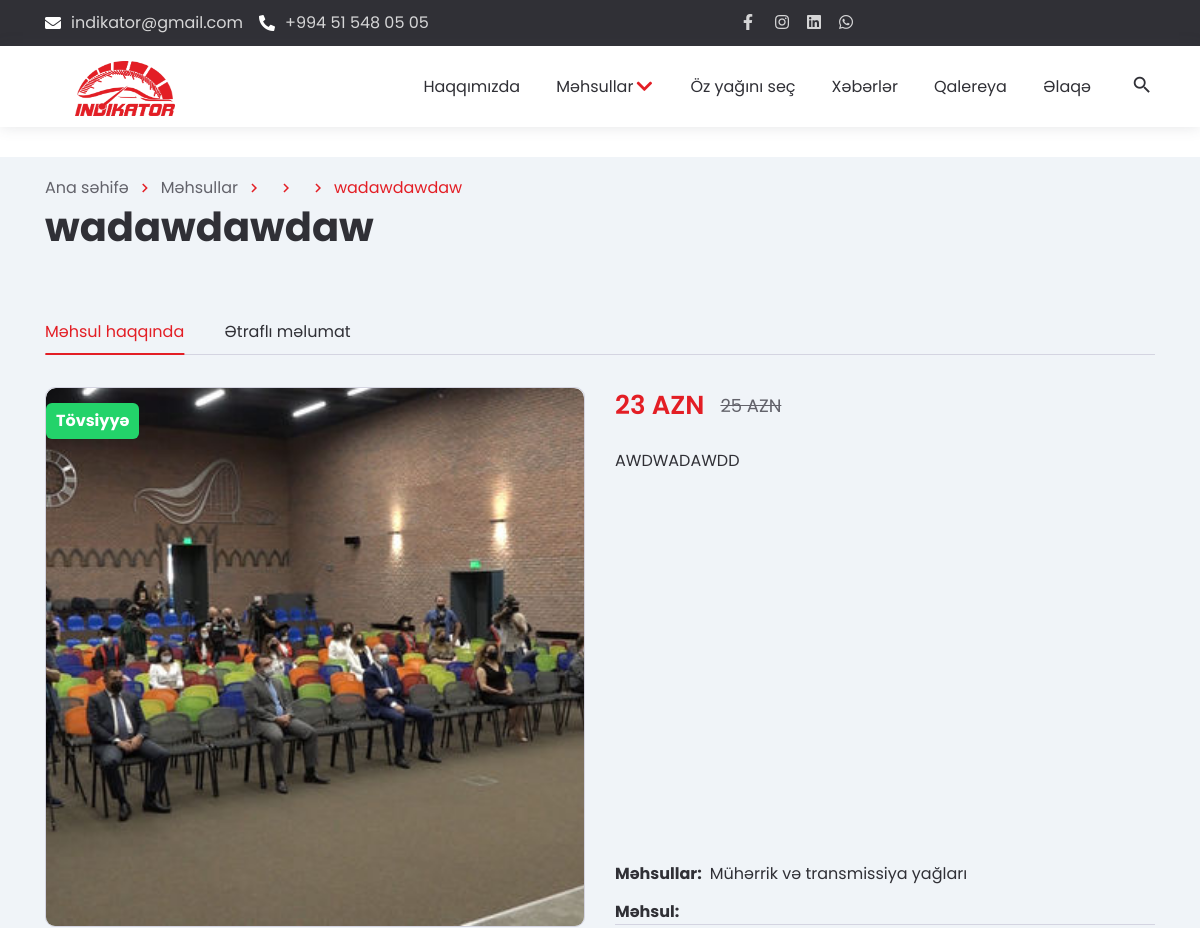
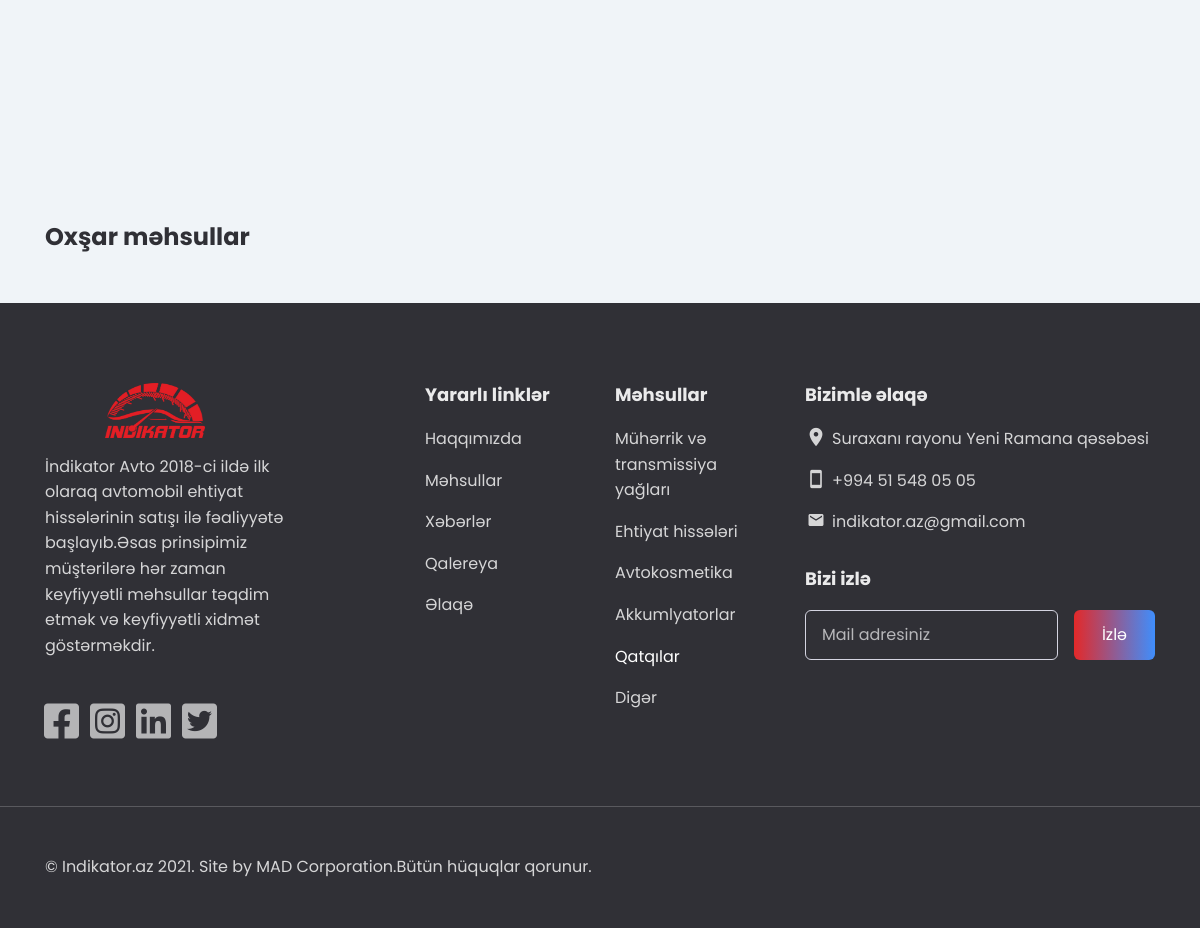
The app's page /products_ext/1 with its own data (2 pictures, top to bottom).
### models.py (models this page shows)
class Products(db.Model):
    id=db.Column(db.Integer,primary_key=True)
    product_sale=db.Column(db.String(50))
    product_sale_name=db.Column(db.String(20))
    category_id=db.Column(db.Integer,db.ForeignKey('categories.id'))
    product_img=db.Column(db.String(50))
    product_name=db.Column(db.String(50))
    product_price=db.Column(db.String(50))
    product_simple_description=db.Column(db.Text)
    product_details_description=db.Column(db.Text)
    product_old_price=db.Column(db.String(50))

class Categories(db.Model):
    id=db.Column(db.Integer,primary_key=True)
    categories_name=db.Column(db.String(100))
    products=db.relationship('Products', backref='categories', lazy=True)

### controllers/app/main.py (the view)
@app.route('/products_ext/<id>',methods=['GET','POST'] )
def products_ext_index(id):
    from models import Products
    product=Products.query.get(id)
    return render_template('app/products_ext.html',product=product,Categories=Categories,Products=Products)

### controllers/app/main.py (called while the page is built)
@app.context_processor
def inject_user():
    return dict(categories=Categories.query.all())

### templates/app/products_ext.html (shortened to what this page needs)
{% extends "app/base.html" %}
{% block content %}
            <nav class="bread-crumbs">
                <div class="container">
                    <div class="row">
                        <div class="col-12">
                            <ul class="bread-crumbs-list">
                                <li>
                                    <a href="/">Ana səhifə</a>
                                    <i class="material-icons md-18">chevron_right</i>
                                </li>
                                <li>
                                    <a href="/products">Məhsullar</a>
                                    <i class="material-icons md-18">chevron_right</i>
                                </li>
                                <li>
                                    <i class="material-icons md-18">chevron_right</i>
                                </li>
                                <li>
                                    <i class="material-icons md-18">chevron_right</i>
                                </li>
                                <li><a href="/products">{{product.product_name}}</a></li>
                            </ul>
                        </div>
                    </div>
                    <div class="row">
                        <div class="col-12">
                            <div class="section-heading card-page-heading2">
                                <h1>{{product.product_name}}</h1>
                            </div>
                            <div class="tabs">
                                <ul class="tabs-nav">
                                    <li class="active">Məhsul haqqında</li>
                                    <li class="">Ətraflı məlumat</li>
                                </ul>
                                <div class="tabs-container">
                                    <div class="tabs-item active">
                                        <div class="row">
                                            <div class="col-md-6">
                                                <div class="product-carusel">
                                                    <div class="img-style product-carusel-main flickity-enabled is-draggable"
                                                        tabindex="0">
                                                        <div class="card-badges">
                                                            <div class="{{product.product_sale}}">{{product.product_sale_name}}</div>
                                                        </div>
                                                        <div class="flickity-viewport"
                                                            style="height: 538px; touch-action: pan-y;">
                                                            <div class="flickity-slider"
                                                                style="left: 0px; transform: translateX(0%);">
                                                                <div class="card-image pcm-item is-selected"
                                                                    style="position: absolute; left: 0%;">
                                                                    <img src="/static/uploads/{{product.product_img}}"
                                                                        alt="">
                                                                </div>
                                                            </div>
                                                        </div>
                                                    </div>
                                                    <div class="product-carusel-thumb flickity-enabled is-draggable"
                                                        tabindex="0">
                                                        <div class="flickity-viewport"
                                                            style="height: 126px; touch-action: pan-y;">
                                                        </div>
                                                    </div>
                                                </div>
                                            </div>
                                            <div class="col-md-6">
                                                <div class="product-info">
                                                    <div class="product-info-main">
                                                        <div class="card-prices card-page-prices cp-item">
                                                            <div class="card-price">{{product.product_price}}</div>
                                                            <div class="card-old-price">{{product.product_old_price}}</div>
                                                        </div>
                                                        <div class="card-section-desc cp-item">
                                                            <p>{{product.product_simple_description}}</p>
                                                        </div>
                                                    </div>
                                                    <div class="card-page-actions">
                                                        <ul class="list-style-none card-page-meta">
                                                            <li>
                                                                <b>Məhsullar:</b>
                                                                <div><a href="/category/{{Categories.query.filter_by(id=product.category_id).first().categories_name}}">{{Categories.query.filter_by(id=product.category_id).first().categories_name}}</a>
                                                                </div>
                                                            </li>
                                                            <li>
                                                                <b>Məhsul:</b>
                                                            </li>
                                                        </ul>
                                                    </div>
                                                </div>
                                            </div>
                                        </div>
                                    </div>
                                </div>
                            </div>
                        </div>
                    </div>
                    <div class="row gutters-20 related-products-row">
						<div class="col-12">
							<h4>Oxşar məhsullar</h4>
						</div>
						</div>
					</div>
                </div>
        {% endblock %}

### static/app/css/ecommerce.css (style rules this page uses)
.card-image { position: relative; display: block; width: 100%; background-color: var(--primary-bg-color); border-top-left-radius: 0.625rem; border-top-right-radius: 0.625rem; text-decoration: none; color: var(--text-secondary); overflow: hidden; }
.card-image img { position: absolute; left: 0; top: 0; display: block; width: 100%; height: 100%; -o-object-fit: cover; object-fit: cover; }
.card-image::after { content: ""; padding-top: 100%; float: left; }
.card-badges { position: absolute; left: 1rem; top: 1rem; display: flex; flex-wrap: wrap; z-index: 1; margin-left: -0.5rem; }
.card-badge { height: 2.25rem; line-height: 2.25rem; font-weight: bold; padding: 0 0.625rem; border-radius: var(--el-border-radius-min); margin-bottom: 0.5rem; margin-left: 0.5rem; }
.card-badge:last-child { margin-bottom: 0; }
.card-badge-new { color: var(--primary-color); background-color: var(--alert-success); }
.card-prices { display: flex; align-items: center; justify-content: center; font-family: var(--heading-font-family), sans-serif; line-height: 1.4; }
.card-price { font-weight: 600; font-size: 1.125rem; color: var(--main-color); }
.card-old-price { margin-right: 0.5rem; color: var(--text-secondary); text-decoration: line-through; }
.product-carusel { margin-bottom: 3rem; }
.cp-item { margin-bottom: 1.5rem; }
.cp-item p { margin-bottom: 0; }
.product-info { display: flex; flex-direction: column; justify-content: space-between; margin-bottom: 3rem; min-height: 538px; }
.card-page-heading2 { margin-bottom: 0.5rem; }
.card-page-prices { justify-content: flex-start; margin-bottom: 1.5rem; }
.card-page-prices .card-price { font-size: 1.625rem; }
.card-page-prices .card-old-price { margin-left: 1rem; font-size: 1.125rem; }
.card-page-actions { border-bottom: 1px solid var(--border-color); }
.card-page-meta > li { display: flex; align-items: center; margin-bottom: 0.75rem; }
.card-page-meta > li:last-child { margin-bottom: 0; }
.card-page-meta > li > b, .card-page-meta > li > strong { margin-right: 0.5rem; }
.card-page-meta > li a { color: var(--text-primary); text-decoration: none; }
.related-products-row { margin-top: 3rem; }

### records on screen
Products: product_name "wadawdawdaw", product_sale_name "Tövsiyyə", product_img (picture), product_price "23 AZN", product_old_price "25 AZN", product_simple_description "AWDWADAWDD"
Categories: query.filter_by "Mühərrik və transmissiya yağları"
